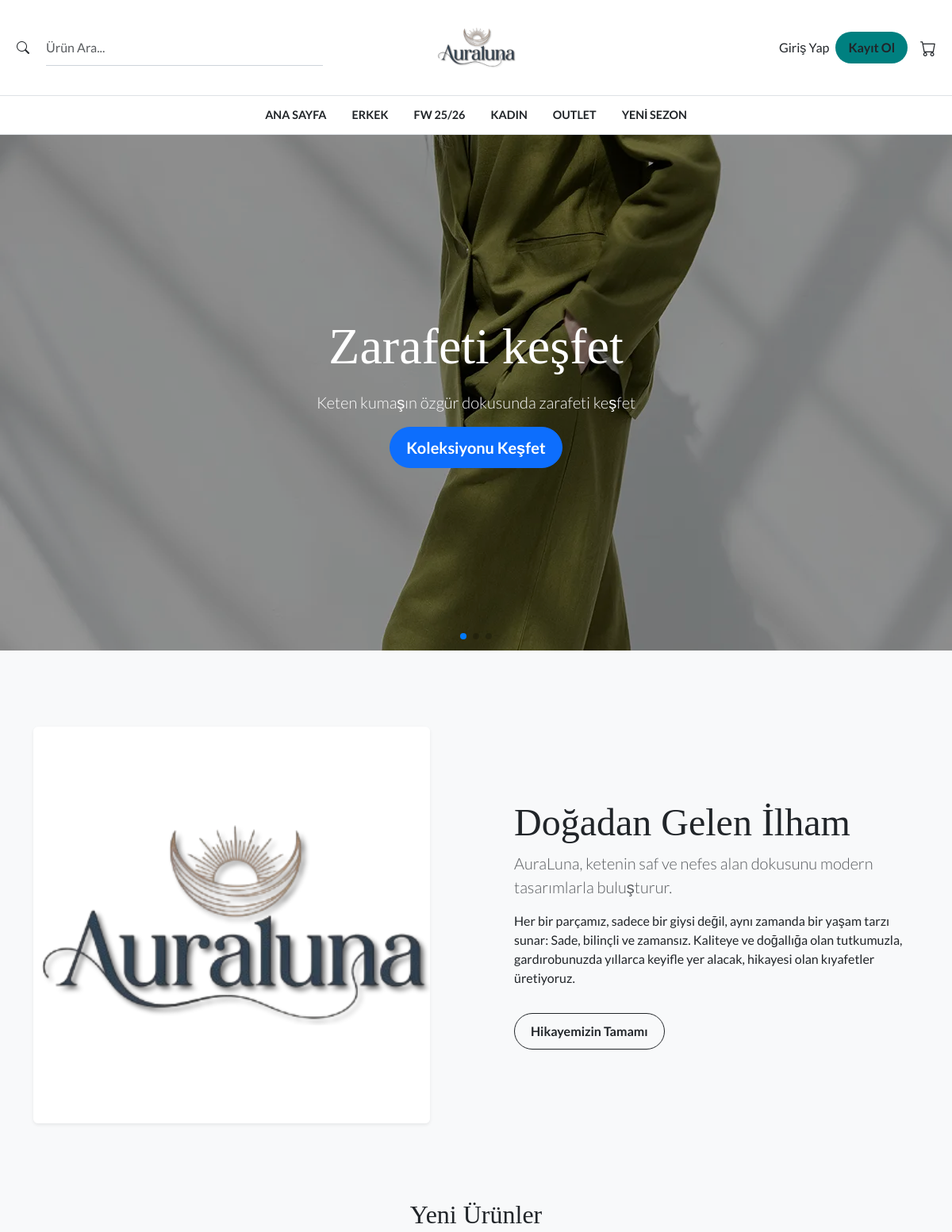
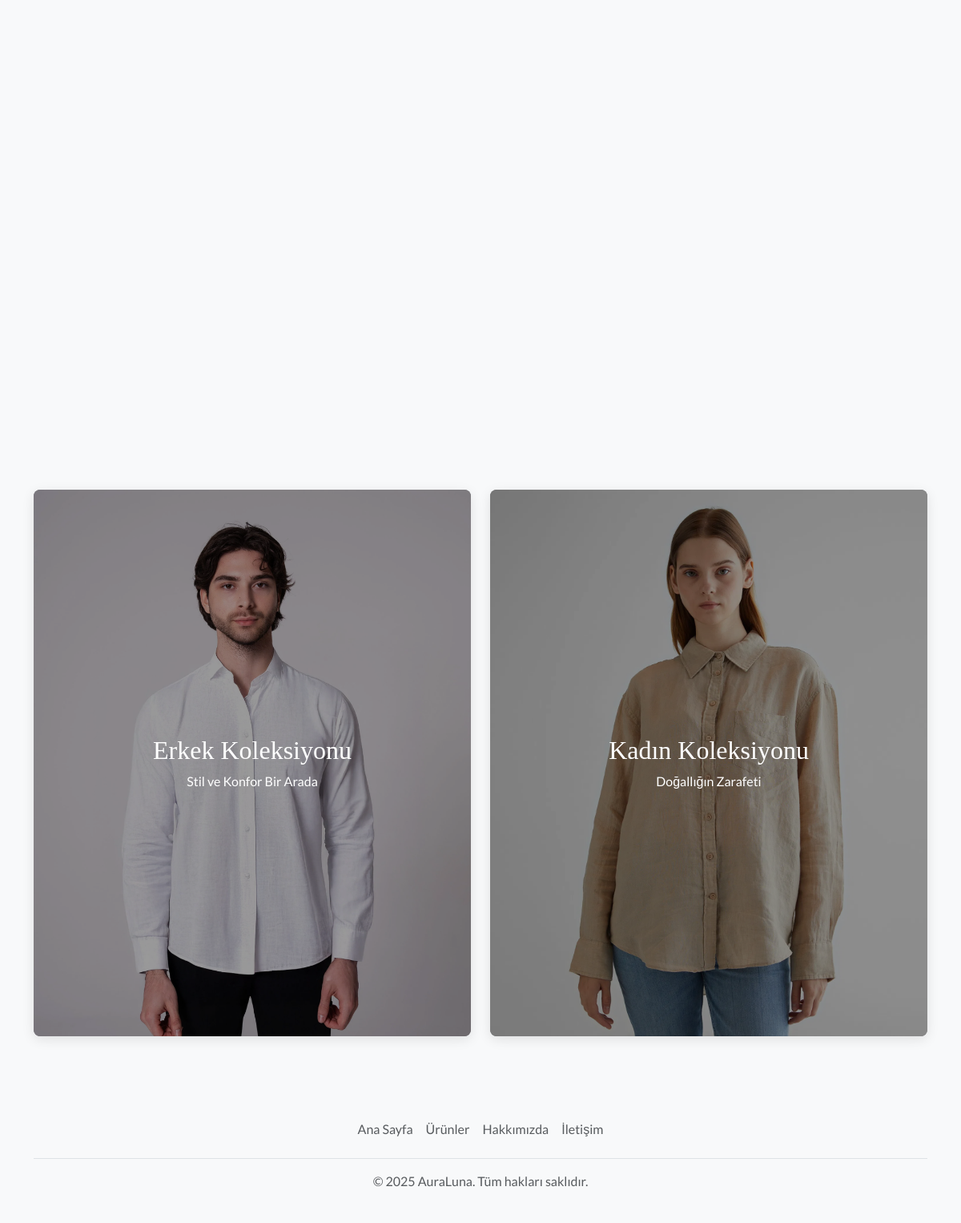
The page / on the database its author committed (2 pictures, top to bottom).
### products/models.py (models this page shows, shortened)
class Category(models.Model):
    name = models.CharField(max_length=200, db_index=True)
    slug = models.SlugField(max_length=200, unique=True)
    parent = models.ForeignKey('self', on_delete=models.CASCADE, null=True, blank=True, related_name='children')
    class Meta:
        ordering = ('name',)
        verbose_name = 'category'
        verbose_name_plural = 'categories'

class Product(models.Model):
    category = models.ForeignKey(Category, related_name='products', on_delete=models.CASCADE)
    name = models.CharField(max_length=200)
    slug = models.SlugField(max_length=200, unique=True)
    description = models.TextField()
    image = models.ImageField(upload_to='products/', null=True, blank=True, help_text="Ana kapak fotoğrafı")
    created_at = models.DateTimeField(auto_now_add=True)
    updated_at = models.DateTimeField(auto_now=True)
    favourited_by = models.ManyToManyField(settings.AUTH_USER_MODEL, related_name='favourite_products', blank=True)
    class Meta:
        ordering = ('-created_at',)
    def get_absolute_url(self): return reverse('products:product_detail', args=[self.slug])

### pages/models.py (models this page shows, shortened)
class Slide(models.Model):
    image = models.ImageField(upload_to='slides/')
    title = models.CharField(max_length=200, help_text="Slaytın ana başlığı (büyük yazılacak)")
    subtitle = models.CharField(max_length=300, blank=True, help_text="Başlığın altındaki daha küçük metin (isteğe bağlı)")
    button_text = models.CharField(max_length=50, default="Keşfet", help_text="Slayt üzerindeki butonun metni")
    button_link = models.CharField(max_length=200, default="/products/", help_text="Butona tıklandığında gidilecek adres (örn: /products/erkek/)")
    order = models.PositiveIntegerField(default=0, help_text="Gösterim sırası (küçük olan önce gelir)")
    class Meta:
        ordering = ['order']

### pages/views.py (the view)
# urls.py: path('', home_view, name='home'),
def home_view(request):
    new_products = Product.objects.filter(variants__isnull=False).distinct().order_by('-created_at')[:8]
    slides = Slide.objects.all()
    context = {
        'new_products': new_products,
        'slides': slides,
    }
    return render(request, 'pages/home.html', context)

### cart/cart.py (called while the page is built)
    def __len__(self):
        return sum(item['quantity'] for item in self.cart.values())

### cart/context_processors.py (called while the page is built)
def cart(request):
    return {'cart': Cart(request)}

def main_categories(request):
    return {'main_categories': Category.objects.filter(parent__isnull=True)}

### pages/templates/pages/home.html (shortened to what this page needs)
{% extends "base.html" %}
{% load static %}
{% block body_class %}page-home{% endblock %}
{% block content %}
<div class="swiper hero-swiper">
    <div class="swiper-wrapper">
        {% for slide in slides %}
        <div class="swiper-slide hero-slide" style="--slide-bg-image: url({{ slide.image.url }});">
            <div class="hero-overlay"></div>
            <div class="hero-content text-center text-white">
                <h1 class="display-3">{{ slide.title }}</h1>
                {% if slide.subtitle %}<p class="lead my-3">{{ slide.subtitle }}</p>{% endif %}
                <a href="{{ slide.button_link }}" class="btn btn-primary btn-lg">{{ slide.button_text }}</a>
            </div>
        </div>
        {% endfor %}
    </div>
    <div class="swiper-pagination"></div>
</div>
<div class="container my-5 py-5">
    <div class="row align-items-center">
        <div class="col-md-6">
            <img src="{% static 'images/brand-story.png' %}" class="img-fluid rounded shadow-sm" alt="AuraLuna Keten Kumaş">
        </div>
        <div class="col-md-6 ps-md-5">
            <h2 class="display-5">Doğadan Gelen İlham</h2>
            <p class="lead text-muted">AuraLuna, ketenin saf ve nefes alan dokusunu modern tasarımlarla buluşturur.</p>
            <p>Her bir parçamız, sadece bir giysi değil, aynı zamanda bir yaşam tarzı sunar: Sade, bilinçli ve zamansız. Kaliteye ve doğallığa olan tutkumuzla, gardırobunuzda yıllarca keyifle yer alacak, hikayesi olan kıyafetler üretiyoruz.</p>
            <a href="{% url 'pages:about' %}" class="btn btn-outline-dark mt-3">Hikayemizin Tamamı</a>
        </div>
    </div>
</div>
<div class="container my-5">
    <h2 class="text-center mb-4">Yeni Ürünler</h2>
    <div class="swiper product-swiper">
        <div class="swiper-wrapper">
            {% for product in new_products %}
            <div class="swiper-slide">
                <div class="card h-100">
                    {% if product.image %}<a href="{{ product.get_absolute_url }}"><img src="{{ product.image.url }}" class="card-img-top" alt="{{ product.name }}"></a>{% endif %}
                    <div class="card-body d-flex flex-column">
                        <h5 class="card-title"><a href="{{ product.get_absolute_url }}" class="text-dark text-decoration-none">{{ product.name }}</a></h5>
                        {% with first_variant=product.variants.first %}
                            {% if first_variant %}<h6 class="card-subtitle mb-2 text-muted">{{ first_variant.price }} TL</h6>{% endif %}
                        {% endwith %}
                        <div class="mt-auto"><a href="{{ product.get_absolute_url }}" class="btn btn-outline-primary w-100">Seçenekleri Gör</a></div>
                    </div>
                </div>
            </div>
            {% endfor %}
        </div>
    </div>
</div>
<div class="container my-5">
    <div class="row">
        <div class="col-md-6 mb-4">
            <a href="{% url 'products:product_list_by_category' 'erkek' %}" class="category-showcase-card">
                <div class="card bg-dark text-white">
                    <img src="{% static 'images/erkek-kategori.jpg' %}" class="card-img" alt="Erkek Koleksiyonu">
                    <div class="card-img-overlay d-flex flex-column justify-content-center align-items-center">
                        <h2 class="card-title">Erkek Koleksiyonu</h2>
                        <p class="card-text">Stil ve Konfor Bir Arada</p>
                    </div>
                </div>
            </a>
        </div>
        <div class="col-md-6 mb-4">
            <a href="{% url 'products:product_list_by_category' 'kadin' %}" class="category-showcase-card">
                <div class="card bg-dark text-white">
                    <img src="{% static 'images/kadin-kategori.jpg' %}" class="card-img" alt="Kadın Koleksiyonu">
                    <div class="card-img-overlay d-flex flex-column justify-content-center align-items-center">
                        <h2 class="card-title">Kadın Koleksiyonu</h2>
                        <p class="card-text">Doğallığın Zarafeti</p>
                    </div>
                </div>
            </a>
        </div>
    </div>
</div>
{% endblock content %}

### templates/base.html (shortened to what this page needs)
{% load static %}
<!DOCTYPE html>
<html lang="tr">
<head>
    <link href="https://cdn.jsdelivr.net/npm/bootstrap@5.3.3/dist/css/bootstrap.min.css" rel="stylesheet">
    <link rel="stylesheet" href="https://cdn.jsdelivr.net/npm/bootstrap-icons@1.11.3/font/bootstrap-icons.min.css">
    <link rel="stylesheet" href="https://cdn.jsdelivr.net/npm/swiper@11/swiper-bundle.min.css" />
    <link rel="stylesheet" href="{% static 'css/style.css' %}">
</head>
<body class="{% block body_class %}{% endblock %}">
    <header class="site-header">
        <div class="header-top container-fluid">
            <div class="header-search">
                <form class="d-flex" action="{% url 'products:product_list' %}" method="get" role="search">
                    <button class="btn btn-link text-dark" type="submit"><i class="bi bi-search"></i></button>
                    <input class="form-control" type="search" name="q" placeholder="Ürün Ara...">
                </form>
            </div>
            <div class="header-logo">
                <a href="{% url 'pages:home' %}">
                    <img src="{% static 'images/logo.png' %}" alt="AuraLuna Logo" class="navbar-logo">
                </a>
            </div>
            <div class="header-icons">
                {% include 'partials/right_nav.html' %}
            </div>
        </div>
        <nav class="header-main-nav">
            <ul class="nav justify-content-center">
                <li class="nav-item"><a class="nav-link" href="{% url 'pages:home' %}">Ana Sayfa</a></li>
                {% for category in main_categories %}
                <li class="nav-item">
                    <a class="nav-link" href="{% url 'products:product_list_by_category' category.slug %}">{{ category.name }}</a>
                </li>
                {% endfor %}
            </ul>
        </nav>
    </header>
    <div class="toast-container position-fixed top-0 end-0 p-3" style="z-index: 1100;"></div>
    <main class="main-content">
        {% block content %}{% endblock content %}
    </main>
    <footer class="py-4 mt-5 bg-light">
        <div class="container text-center">
            <ul class="nav justify-content-center border-bottom pb-3 mb-3">
                <li class="nav-item"><a href="{% url 'pages:home' %}" class="nav-link px-2 text-muted">Ana Sayfa</a></li>
                <li class="nav-item"><a href="{% url 'products:product_list' %}" class="nav-link px-2 text-muted">Ürünler</a></li>
                <li class="nav-item"><a href="{% url 'pages:about' %}" class="nav-link px-2 text-muted">Hakkımızda</a></li>
                <li class="nav-item"><a href="{% url 'pages:contact' %}" class="nav-link px-2 text-muted">İletişim</a></li>
            </ul>
            <p class="text-center text-muted">&copy; {% now "Y" %} AuraLuna. Tüm hakları saklıdır.</p>
        </div>
    </footer>
</body>
</html>

### templates/partials/right_nav.html (shortened to what this page needs)
<div class="d-flex align-items-center">
    <ul class="navbar-nav flex-row align-items-center">
        {% if user.is_authenticated %}
            <li class="nav-item dropdown">
                <a class="nav-link dropdown-toggle" href="#" id="navbarDropdown" role="button" data-bs-toggle="dropdown" aria-expanded="false">
                    <i class="bi bi-person-circle fs-5"></i>
                </a>
                <ul class="dropdown-menu dropdown-menu-end" aria-labelledby="navbarDropdown">
                    <li class="dropdown-header">Merhaba, {{ user.username }}</li>
                    <li><a class="dropdown-item" href="{% url 'orders:order_history' %}"><i class="bi bi-box-seam"></i> Siparişlerim</a></li>
                    <li><a class="dropdown-item" href="{% url 'products:favourite_list' %}"><i class="bi bi-heart-fill"></i> Favorilerim</a></li>
                    <li><hr class="dropdown-divider"></li>
                    <li>
                        <form class="d-inline" action="{% url 'logout' %}" method="post">
                            {% csrf_token %}
                            <button type="submit" class="dropdown-item"><i class="bi bi-box-arrow-right"></i> Çıkış Yap</button>
                        </form>
                    </li>
                </ul>
            </li>
        {% else %}
            <li class="nav-item">
                <a class="nav-link" href="{% url 'login' %}">Giriş Yap</a>
            </li>
            <li class="nav-item ms-2">
                <a class="nav-link btn btn-signup" href="{% url 'accounts:signup' %}">
                    Kayıt Ol
                </a>
            </li>
        {% endif %}
    </ul>
    <ul class="navbar-nav ms-3">
        <li class="nav-item">
            <a class="nav-link position-relative" href="{% url 'cart:cart_detail' %}">
                <i class="bi bi-cart fs-5"></i>
            </a>
        </li>
    </ul>
</div>

### static/css/style.css (style rules this page uses)
body { font-family: 'Lato', sans-serif; background-color: #f8f9fa; }
h1, h2, h3, h4, h5, h6 { font-family: 'Playfair Display', serif; }
.main-content { padding-top: 150px; }
.site-header { background-color: #ffffff; border-bottom: 1px solid #dee2e6; position: sticky; top: 0; z-index: 1020; }
.header-top { display: flex; justify-content: space-between; align-items: center; padding: 10px 20px; }
.header-search { width: 33.33%; }
.header-search .form-control { border: none; border-radius: 0; border-bottom: 1px solid #ced4da; padding-left: 0; }
.header-search .btn { padding-left: 0; }
.header-logo { width: 33.33%; text-align: center; }
.header-logo img { height: 100px; width: auto; }
.header-icons { width: 33.33%; display: flex; justify-content: flex-end; }
.header-icons .nav-link { color: #212529 !important; }
.header-icons .navbar-nav { flex-direction: row !important; }
.header-main-nav { border-top: 1px solid #dee2e6; padding: 5px 0; }
.header-main-nav .nav-link { color: #212529 !important; font-weight: bold; text-transform: uppercase; font-size: 0.9rem; }
.hero-swiper { width: 100%; height: calc(100vh - 150px); margin-top: -150px; }
.hero-slide { background-image: var(--slide-bg-image); background-size: cover; background-position: center; position: relative; display: flex; align-items: center; justify-content: center; }
.hero-overlay { position: absolute; top: 0; left: 0; right: 0; bottom: 0; background-color: rgba(0, 0, 0, 0.4); }
.hero-content { position: relative; z-index: 2; color: white; }
.card { transition: transform 0.3s ease, box-shadow 0.3s ease; border: none; border-radius: 8px; position: relative; }
.btn { transition: background-color 0.3s ease, transform 0.2s ease, color 0.3s ease; border-radius: 50px; padding: 10px 20px; font-weight: bold; }
.btn-signup { background-color: #008080; color: #ffffff; padding: 8px 16px !important; }
.category-showcase-card { text-decoration: none; display: block; overflow: hidden; border-radius: 8px; box-shadow: 0 4px 15px rgba(0,0,0,0.1); }
.category-showcase-card .card-img { transition: transform 0.4s ease; }
.category-showcase-card .card-img-overlay { background-color: rgba(0, 0, 0, 0.4); }

### rows shown on the page
Category: name "ERKEK"
Category: name "FW 25/26"
Category: name "KADIN"
Category: name "OUTLET"
Category: name "YENI SEZON"
Slide: image (picture), title "Zarafeti keşfet", subtitle "Keten kumaşın özgür dokusunda zarafeti keşfet", button_text "Koleksiyonu Keşfet"
Product: image (picture)
